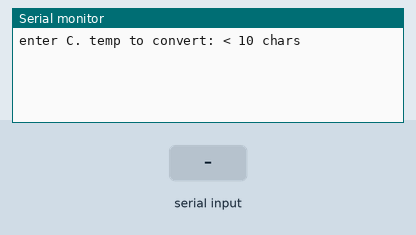
Simulated run of this sketch. Board: Arduino Uno, built with avr-gcc and run on an emulated ATmega328P. On the bench: the last lines printed to the serial monitor. Inputs (shaded band) come from the test bench.

Above: at 1.2 s.
1.3 s: "-\n" received over Serial
At 2.4 s:
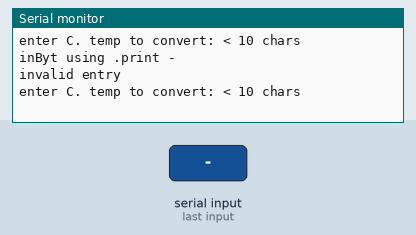
2.8 s: "90,45\n" received over Serial
At 3.3 s:
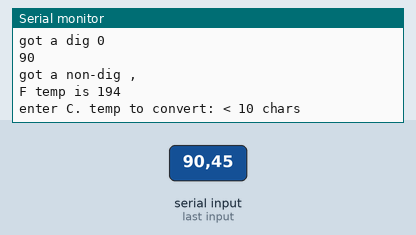
4.3 s: "5\n" received over Serial
At 4.8 s:
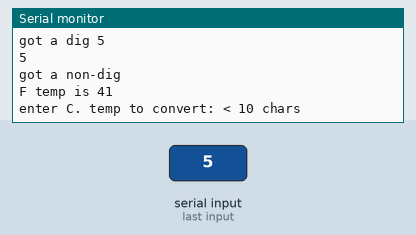

Measured:
- after the input at 1.3 s, the serial monitor: prints a new line at once (image 1)
- after the input at 2.8 s, the serial monitor: prints a new line at once (image 2)
- after the input at 4.3 s, the serial monitor: prints a new line at once (image 3)

The sketch:

ReadSerialIntC.ino
```cpp
/*
  ReadSerialIntC -- takes mixed char input from keybd, extracts 1st int,
  converts from C to F temp; orig used Serial.parseInt which is weak at
  parsing int mixed with other chars, so ReadSerIntB puts incoming
  digits into a String object then Str.toInt() to convert. This v. C
  puts input bytes into char array, extracts first group of digits
  from it into another array then uses atoi (or conv to String then
  .toInt) to make the int; reinit or memset clears array each loop;
  handles neg # input OK, may need to limit input to 9 char

  Uses: Ser.readBytes, atoi, isDigit, strlen, memset, string.toInt, strcpy

  --  byte array to int using String.toInt conv
  byte byteArray[5];
  // 2nd arg must be string or char, 1st an array ptr?
  strcpy((char *)byteArray,"0123"); // below I just use next line, w/o cast
  String myString = String((char *)byteArray);  // ? need cast if already char[], No
*/

int c = 0;
int f;
boolean neg; // T if (-) precedes a digit
char inByt[10];  // byte array to hold mixed incoming chars, up to 9-10
char inDig[10];  // char array to hold digits extracted from inByt

int cenToFare(int c)
{
  return (c * 9 / 5 + 32);
}

void setup()
{
  Serial.begin(9600);
}

void loop()
{ // each loop asks for new input to convert -- should parse int from mixed chars
  char inByt[10] = {}; // reinit here clears array, all null now ?
  char inDig[10] = {0}; // blank or 0 do same thing
  neg = false;
  Serial.println("enter C. temp to convert: < 10 chars");  // like '20 deg C'

  while (!Serial.available()); // while no serial input, hold the action
  delay(30);  //flaky reading of chars unless some delay
  boolean gotOne = false; // to track if some incoming digit detected already
  int j = 0; // index for inDig, need reinit each loop to process new # input

  if (Serial.available() > 0)
  {
    // int c = Serial.parseInt();  // keybd entry of 2-3 digits of temp in C. OK
    // parseInt OK for numbers and letter+number, gets fooled by letter alone or number+letter

    // .readBytes(buffer,length) puts (length) bytes into (buffer) array
    Serial.readBytes(inByt, Serial.available()); // ALL incoming bytes --> inByt char array
    Serial.print("inByt using .print ");
    Serial.print(inByt);
    Serial.write('\n');
    while (Serial.read() != -1); // clear the input buffer (should be already)
  }  //end if serial.avail  -- it's all in ch array now

  if (strlen(inByt) > 0)
  { // incoming string can be mix of digits & char's; we want just 1st valid int
    // Serial.print("strlen of inByt "); Serial.println(strlen(inByt)); // how many char in array
    for (int i = 0; i < strlen(inByt); i++) // loop thru incoming bytes starting with 0 element
    {
      // test if it's a (-) followed immediately by digit & no digits yet
      if (inByt[i] == '-' && !gotOne && isDigit(inByt[i + 1])) neg = true;
      if (isDigit(inByt[i]))     // add it to clean array of digits
      {
        inDig[j] = inByt[i];
        gotOne = true;  // T if you've got at least one digit from input
        Serial.print("got a dig ");
        Serial.println(inDig[j]);
        Serial.println(inDig);
        j++;
      }  // end if isDigit
      // if you get a non-digit after digit(s), ignore and break (after printing it);
      else if (gotOne)
      {
        Serial.print("got a non-dig ");
        Serial.println(inByt[i]);
        break;   // out of the for loop
      } // end else
    } // end for
  }  //end if some input --> inByt


  // convert the array to int if not empty; strlen works, maybe
  // ? because chars in array end with null \0, look like string
  if (strlen(inDig) != 0)
    //    {
    //      c = atoi(inDig);     // conv digit char array to int
    //      int nowInF = cenToFare(c);    // call function with temp C
    //      Serial.print("F temp is ");
    //      Serial.println(nowInF);
    //      c = 0;
    //    }
  {
    // or can convert filtered char array to String and use str.toInt
    String myString = String(inDig);
    c = myString.toInt();
    // if neg, mult x -1
    if (neg) c = c * (-1);
    int nowInF = cenToFare(c);    // call function with temp C param
    Serial.print("F temp is ");
    Serial.println(nowInF); Serial.println();
    c = 0;
    j = 0;  // reset the index for inDig
  }
  else Serial.println("invalid entry"); // no digits seen --> empty string


  //   clear both arrays by reinit (seems OK above); memset works too
  //   char inByt[10]= {};
  //   char inDig[10]= {};

  // void * memset ( void * ptr, int value, size_t num );
  //  memset(inByt, 0, 10);  // since these are char arrays, is this null or '0'? I think null
  //  memset(inDig, 0, 10);

}  // end loop
```
